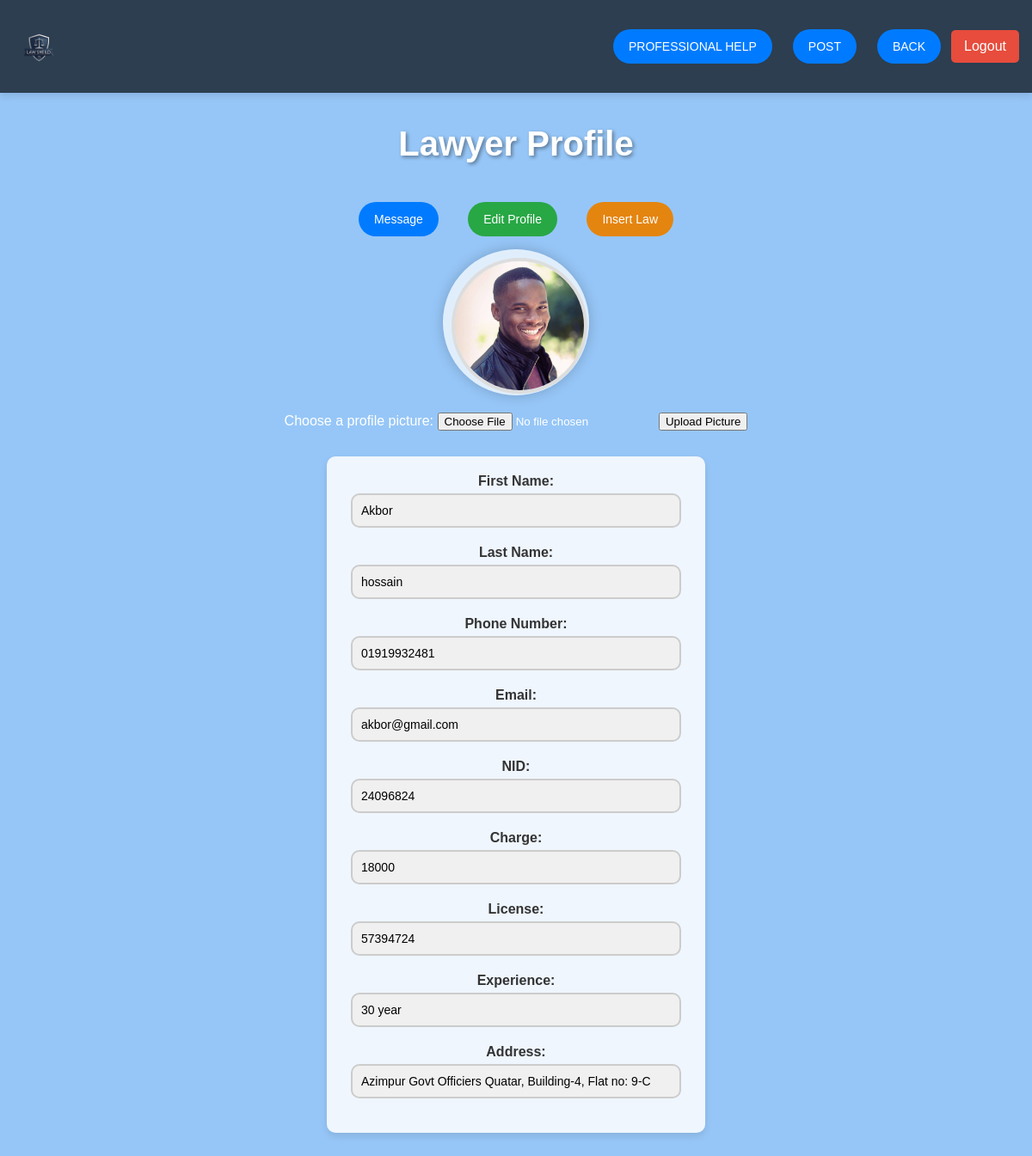
Screenshot of /lawyer_profile1.php (signed in) with the database file from the repository.
### tables this page shows
CREATE TABLE `USER` (
  `user_id` int(11) NOT NULL,
  `first_name` varchar(50) NOT NULL,
  `last_name` varchar(50) NOT NULL,
  `email` varchar(100) NOT NULL,
  `user_type` enum('User','Lawyer') NOT NULL DEFAULT 'User',
  `password` varchar(255) NOT NULL,
  `created_at` timestamp NOT NULL DEFAULT current_timestamp(),
  `phone` varchar(15) DEFAULT NULL,
  `profile_picture_url` varchar(255) DEFAULT NULL
);

CREATE TABLE `LAWYER` (
  `lawyer_id` int(11) NOT NULL,
  `phone` varchar(15) NOT NULL,
  `nid` varchar(100) NOT NULL,
  `license` varchar(100) NOT NULL,
  `category` varchar(100) NOT NULL,
  `district` varchar(100) NOT NULL,
  `address` varchar(255) DEFAULT NULL,
  `charge` varchar(55) DEFAULT NULL,
  `experience` varchar(55) DEFAULT NULL,
  `rating` float DEFAULT 0
);

### lawyer_profile1.php (the view, shortened to what this page needs)
<?php
include('connection.php');
$user_id = $_SESSION['user_id'];
$query = "SELECT * FROM USER WHERE user_id = '$user_id'";
$result = mysqli_query($conn, $query);
$user = mysqli_fetch_assoc($result);
$query_lawyer = "SELECT * FROM LAWYER WHERE lawyer_id = '$user_id'";
$result_lawyer = mysqli_query($conn, $query_lawyer);
$lawyer = mysqli_fetch_assoc($result_lawyer);
?>
<!DOCTYPE html>
<html lang="en">
<head>
    <link rel="stylesheet" href="lawyer_profile1.css?<?php echo time(); ?>">
</head>
<body>
    <div class="mainContainer">
        <header>
            <div class="header-container">
                <img src="logo.png" alt="Logo" id="logo">
                <div class="header-buttons">
                    <a href="lawyer_page.php"><button class="header-button">Professional Help</button></a>
                    <a href="post.php"><button class="header-button">Post</button></a>
                    <a href="law_page.php"><button class="header-button">Back</button></a>
                    <div class="logout-btn">
                        <form action="logout.php" method="POST">
                            <button type="submit">Logout</button>
                        </form>
                    </div>
                </div>
            </div>
        </header>
        <div class="lawyer_profile">
            <div class="profile-container">
                <h1>Lawyer Profile</h1>
                <button id="message-button">Message</button>
                <button id="edit-profile-button" onclick="enableEditMode()">Edit Profile</button>
                <button id="insert-law-button" type="submit" name="insert_law" onclick="toggleInsertLawForm()">Insert Law</button>
                <div class="profile-pic-container">
                    <img src="uploads/profile_pictures/<?php echo $user['profile_picture_url']; ?>" alt="Profile Picture" class="profile-pic">
                </div>
                <form id="profile-pic-form" method="POST" action="lawyer_profile1.php" enctype="multipart/form-data">
                    <label for="profile_picture">Choose a profile picture:</label>
                    <input type="file" id="profile_picture" name="profile_picture" accept="image/*" required>
                    <button type="submit" name="save_profile_picture">Upload Picture</button>
                </form>
                <form method="POST" action="lawyer_profile1.php" class="profile-form">
                    <div class="form-group">
                        <label>First Name:</label>
                        <input type="text" name="first_name" value="<?php echo $user['first_name']; ?>" readonly>
                    </div>
                    <div class="form-group">
                        <label>Last Name:</label>
                        <input type="text" name="last_name" value="<?php echo $user['last_name']; ?>" readonly>
                    </div>
                    <div class="form-group">
                        <label>Phone Number:</label>
                        <input type="text" name="phone" value="<?php echo $lawyer['phone']; ?>" readonly>
                    </div>
                    <div class="form-group">
                        <label>Email:</label>
                        <input type="email" name="email" value="<?php echo $user['email']; ?>" readonly>
                    </div>
                    <div class="form-group">
                        <label>NID:</label>
                        <input type="text" name="nid" value="<?php echo $lawyer['nid']; ?>" readonly>
                    </div>
                    <div class="form-group">
                        <label>Charge:</label>
                        <input type="text" name="charge" value="<?php echo $lawyer['charge']; ?>" readonly>
                    </div>
                    <div class="form-group">
                        <label>License:</label>
                        <input type="text" name="license" value="<?php echo $lawyer['license']; ?>" readonly>
                    </div>
                    <div class="form-group">
                        <label>Experience:</label>
                        <input type="text" name="experience" value="<?php echo $lawyer['experience']; ?>" readonly>
                    </div>
                    <div class="form-group">
                        <label>Address:</label>
                        <input type="text" name="address" value="<?php echo $lawyer['address']; ?>" readonly>
                    </div>
                </form>
            </div>
        </div>
    </div>
</body>
</html>

### lawyer_profile1.css (style rules this page uses)
body { background-image: url("https://your-image-url-here"); background-size: cover; background-position: center; background-attachment: fixed; color: #333; font-family: "Arial", sans-serif; margin: 0; padding: 0; height: 100vh; display: flex; flex-direction: column; justify-content: flex-start; }
.header-container { display: flex; justify-content: space-between; align-items: center; padding: 15px; background-color: rgba(255, 255, 255, 0.8); box-shadow: 0 4px 8px rgba(0, 0, 0, 0.1); }
#logo { height: 60px; }
.header-buttons { display: flex; align-items: center; }
.header-button { margin: 0 12px; padding: 12px 18px; background-color: #007bff; color: white; border: none; border-radius: 30px; cursor: pointer; font-size: 14px; text-transform: uppercase; transition: all 0.3s ease-in-out; }
.profile-container { text-align: center; }
.profile-container h1 { font-size: 2.5em; margin-bottom: 30px; color: #fff; text-shadow: 2px 2px 4px rgba(0, 0, 0, 0.4); }
#message-button, #edit-profile-button { margin: 15px; padding: 12px 18px; background-color: #28a745; color: white; border: none; border-radius: 30px; cursor: pointer; font-size: 14px; transition: all 0.3s ease-in-out; }
#message-button { background-color: #007bff; }
.profile-pic-container { margin: 0 auto 30px auto; padding: 10px; border-radius: 50%; box-shadow: 0 0 15px rgba(0, 0, 0, 0.2); display: block; background-color: rgba( 255, 255, 255, 0.7 ); }
.profile-pic { width: 180px; height: 180px; border-radius: 50%; object-fit: cover; border: 4px solid #ddd; transition: all 0.3s ease; }
.profile-form { display: flex; flex-direction: column; justify-content: center; align-items: center; margin: 0 auto; margin-top: 30px; width: 100%; max-width: 400px; background-color: rgba( 255, 255, 255, 0.85 ); padding: 20px; border-radius: 10px; box-shadow: 0 4px 8px rgba(0, 0, 0, 0.1); }
.form-group { margin-bottom: 20px; width: 100%; }
.form-group label { font-size: 16px; font-weight: bold; color: #333; display: block; margin-bottom: 5px; }
.form-group input { padding: 10px; font-size: 14px; width: 90%; border: 2px solid #ccc; border-radius: 10px; transition: border-color 0.3s ease; }
.form-group input[readonly] { background-color: #f5f5f5; }
#insert-law-button { margin: 15px; padding: 12px 18px; background-color: #e48510; color: white; border: none; border-radius: 30px; cursor: pointer; font-size: 14px; transition: all 0.3s ease-in-out; }

### lawyer_profile1.php (style rules this page uses)
.profile-pic-container { width: 150px; height: 150px; border-radius: 50%; overflow: hidden; margin-bottom: 20px; }
.profile-pic { width: 100%; height: 100%; object-fit: cover; }
.form-group input[readonly] { background-color: #f0f0f0; }
.logout-btn { margin: 20px 0; text-align: right; }
.logout-btn button { padding: 10px 15px; background-color: #e74c3c; color: white; border: none; border-radius: 5px; font-size: 16px; cursor: pointer; transition: background-color 0.3s ease; }
.header-container { background: #2c3e50; }
.mainContainer { background:rgb(150, 198, 247); margin: 0; padding: 0; color: white; }
.lawyer_profile { padding: 10px 200px 100px 200px; }

### rows the page displays
user: profile_picture_url (picture), first_name "Akbor", last_name "hossain", email "akbor@gmail.com"
lawyer: phone "01919932481", nid "24096824", charge "18000", license "57394724", experience "30 year", address "Azimpur Govt Officiers Quatar, Building-4, Flat no: 9-C"
